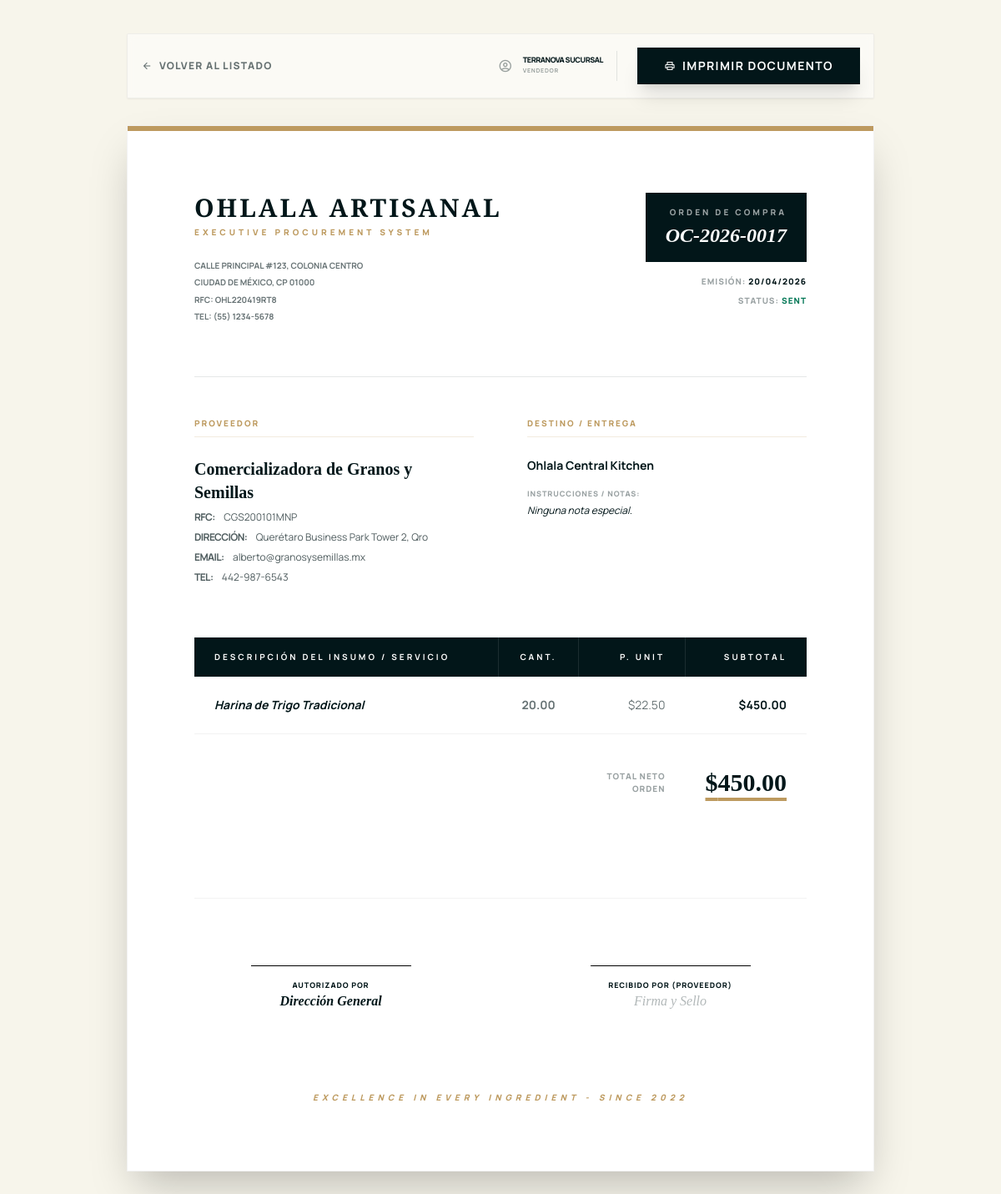
The page /modules/purchasing/ui/view_order.php?id=1 (signed in) on the database its author committed.
### tables this page shows
CREATE TABLE `pur_orders` (
  `id` int(11) NOT NULL AUTO_INCREMENT,
  `folio` varchar(50) NOT NULL,
  `request_id` int(11) DEFAULT NULL,
  `supplier_id` int(11) DEFAULT NULL,
  `total_amount` decimal(15,2) DEFAULT 0.00,
  `status` enum('draft','sent','confirmed','received','paid','cancelled') DEFAULT 'draft',
  `payment_terms` varchar(255) DEFAULT NULL,
  `expected_delivery_date` date DEFAULT NULL,
  `notes` text DEFAULT NULL,
  `created_at` datetime DEFAULT current_timestamp(),
  PRIMARY KEY (`id`),
  UNIQUE KEY `folio` (`folio`),
  KEY `request_id` (`request_id`),
  KEY `supplier_id` (`supplier_id`),
  CONSTRAINT `pur_orders_ibfk_1` FOREIGN KEY (`request_id`) REFERENCES `pur_requests` (`id`) ON DELETE SET NULL,
  CONSTRAINT `pur_orders_ibfk_2` FOREIGN KEY (`supplier_id`) REFERENCES `pur_suppliers` (`id`) ON DELETE SET NULL
);

CREATE TABLE `pur_suppliers` (
  `id` int(11) NOT NULL AUTO_INCREMENT,
  `name` varchar(255) NOT NULL,
  `rfc` varchar(20) DEFAULT NULL,
  `contact_person` varchar(255) DEFAULT NULL,
  `email` varchar(255) DEFAULT NULL,
  `phone` varchar(50) DEFAULT NULL,
  `address` text DEFAULT NULL,
  `created_at` datetime DEFAULT current_timestamp(),
  PRIMARY KEY (`id`)
);

CREATE TABLE `pur_order_items` (
  `id` int(11) NOT NULL AUTO_INCREMENT,
  `order_id` int(11) DEFAULT NULL,
  `description` varchar(255) NOT NULL,
  `quantity` decimal(15,2) NOT NULL,
  `unit_price` decimal(15,2) NOT NULL,
  `subtotal` decimal(15,2) NOT NULL,
  `created_at` datetime DEFAULT current_timestamp(),
  PRIMARY KEY (`id`),
  KEY `order_id` (`order_id`),
  CONSTRAINT `pur_order_items_ibfk_1` FOREIGN KEY (`order_id`) REFERENCES `pur_orders` (`id`) ON DELETE CASCADE
);

### modules/purchasing/ui/view_order.php (the view, shortened to what this page needs)
<?php
$id = (int)($_GET['id'] ?? 0);
$sql = "SELECT o.*, s.name as supplier_name, s.rfc, s.address as supplier_address, s.email as supplier_email, s.phone as supplier_phone
        FROM pur_orders o
        LEFT JOIN pur_suppliers s ON o.supplier_id = s.id
        WHERE o.id = $id";
$res = mysqli_query($conexion, $sql);
$order = mysqli_fetch_assoc($res);
?>
<!DOCTYPE html>
<html lang="es">
<head>
    <script src="https://cdn.tailwindcss.com"></script>
</head>
<body class="p-4 md:p-10 flex flex-col items-center">
    <div class="w-full max-w-4xl no-print flex justify-between items-center mb-8 bg-white/50 backdrop-blur-sm p-4 border border-black/5 rounded-sm shadow-sm">
        <a href="list_orders.php" class="flex items-center gap-2 text-xs font-black uppercase tracking-widest text-[#021619]/60 hover:text-[#021619] transition-all">
            <span class="material-symbols-outlined text-sm">arrow_back</span> Volver al Listado
        </a>
        <div class="flex items-center gap-6">
            <div class="hidden sm:flex items-center gap-3 px-4 py-1 border-r border-[#021619]/10">
                <span class="material-symbols-outlined text-[#021619]/40 text-lg font-variation-settings-fill-1">account_circle</span>
                <div class="flex flex-col text-left">
                    <span class="text-[9px] font-black text-[#021619] leading-none uppercase tracking-tighter"><?php echo htmlspecialchars($_SESSION['usuario_nombre']); ?></span>
                    <span class="text-[7px] font-bold text-[#021619]/40 uppercase tracking-widest mt-1"><?php echo htmlspecialchars($_SESSION['usuario_rol']); ?></span>
                </div>
            </div>
            <button onclick="window.print()" class="bg-[#021619] text-white px-8 py-3 font-bold text-sm tracking-widest hover:bg-black transition-all flex items-center gap-2 shadow-xl">
                <span class="material-symbols-outlined text-sm">print</span> IMPRIMIR DOCUMENTO
            </button>
        </div>
    </div>
    <div class="w-full max-w-4xl bg-white p-12 md:p-20 shadow-2xl relative border border-black/5">
        <div class="absolute top-0 left-0 w-full h-1.5 bg-[#BD9A5F]"></div>
        <header class="flex flex-col md:flex-row justify-between items-start gap-10 mb-16">
            <div class="flex-1">
                <h1 class="font-cinzel text-3xl font-bold tracking-widest text-[#021619] mb-1">OHLALA ARTISANAL</h1>
                <p class="text-[10px] font-black uppercase tracking-[0.4em] text-[#BD9A5F] mb-6">Executive Procurement System</p>
                <div class="text-[10px] space-y-1 opacity-60 leading-relaxed font-bold">
                    <p>CALLE PRINCIPAL #123, COLONIA CENTRO</p>
                    <p>CIUDAD DE MÉXICO, CP 01000</p>
                    <p>RFC: OHL220419RT8</p>
                    <p>TEL: (55) 1234-5678</p>
                </div>
            </div>
            <div class="text-right flex flex-col items-end">
                <div class="bg-[#021619] text-white px-6 py-4 mb-4">
                    <h2 class="text-[10px] font-black uppercase tracking-[0.3em] opacity-60 mb-1">Orden de Compra</h2>
                    <p class="font-serif text-2xl font-bold italic"><?php echo $order['folio']; ?></p>
                </div>
                <div class="text-[10px] font-black uppercase tracking-widest space-y-2">
                    <p><span class="opacity-40">Emisión:</span> <?php echo date('d/m/Y', strtotime($order['created_at'])); ?></p>
                    <p><span class="opacity-40">Status:</span> <span class="text-emerald-700 uppercase"><?php echo $order['status']; ?></span></p>
                </div>
            </div>
        </header>
        <div class="w-full h-px bg-[#021619]/10 mb-12"></div>
        <div class="grid grid-cols-1 md:grid-cols-2 gap-16 mb-16">
            <div>
                <h3 class="text-[10px] font-black uppercase tracking-[0.2em] text-[#BD9A5F] mb-6 border-b border-[#BD9A5F]/20 pb-2">Proveedor</h3>
                <p class="font-serif text-xl font-bold mb-2"><?php echo htmlspecialchars($order['supplier_name']); ?></p>
                <div class="text-xs space-y-2 opacity-70">
                    <p><span class="font-bold uppercase tracking-tighter mr-2">RFC:</span> <?php echo htmlspecialchars($order['rfc'] ?: 'N/A'); ?></p>
                    <p><span class="font-bold uppercase tracking-tighter mr-2">Dirección:</span> <?php echo nl2br(htmlspecialchars($order['supplier_address'])); ?></p>
                    <p><span class="font-bold uppercase tracking-tighter mr-2">Email:</span> <?php echo htmlspecialchars($order['supplier_email']); ?></p>
                    <p><span class="font-bold uppercase tracking-tighter mr-2">Tel:</span> <?php echo htmlspecialchars($order['supplier_phone']); ?></p>
                </div>
            </div>
            <div>
                <h3 class="text-[10px] font-black uppercase tracking-[0.2em] text-[#BD9A5F] mb-6 border-b border-[#BD9A5F]/20 pb-2">Destino / Entrega</h3>
                <p class="font-bold text-sm mb-4">Ohlala Central Kitchen</p>
                <div class="text-xs space-y-4">
                    <div>
                        <p class="font-black text-[9px] uppercase tracking-widest opacity-40 mb-1">Instrucciones / Notas:</p>
                        <p class="italic"><?php echo nl2br(htmlspecialchars($order['notes'] ?: 'Ninguna nota especial.')); ?></p>
                    </div>
                </div>
            </div>
        </div>
        <div class="mb-16">
            <table class="w-full text-left border-collapse">
                <thead>
                    <tr class="bg-[#021619] text-white text-[10px] font-black uppercase tracking-[3px]">
                        <th class="py-4 px-6 border-r border-white/10">Descripción del Insumo / Servicio</th>
                        <th class="py-4 px-6 border-r border-white/10 w-24 text-center">Cant.</th>
                        <th class="py-4 px-6 border-r border-white/10 w-32 text-right">P. Unit</th>
                        <th class="py-4 px-6 w-36 text-right">Subtotal</th>
                    </tr>
                </thead>
                <tbody class="text-sm">
                    <?php
                    $resItems = mysqli_query($conexion, "SELECT * FROM pur_order_items WHERE order_id = $id");
                    while($it = mysqli_fetch_assoc($resItems)):
                    ?>
                    <tr class="border-b border-black/5 hover:bg-gray-50/50 transition-colors">
                        <td class="py-6 px-6 font-bold text-[#021619] italic"><?php echo htmlspecialchars($it['description']); ?></td>
                        <td class="py-6 px-6 text-center font-bold opacity-60"><?php echo number_format($it['quantity'], 2); ?></td>
                        <td class="py-6 px-6 text-right font-body opacity-60">$<?php echo number_format($it['unit_price'], 2); ?></td>
                        <td class="py-6 px-6 text-right font-headline font-bold">$<?php echo number_format($it['subtotal'], 2); ?></td>
                    </tr>
                    <?php endwhile; ?>
                </tbody>
                <tfoot>
                    <tr>
                        <td colspan="2"></td>
                        <td class="py-10 px-6 text-right font-black text-[10px] uppercase tracking-widest opacity-40">Total Neto Orden</td>
                        <td class="py-10 px-6 text-right font-serif text-3xl font-bold decoration-[#BD9A5F] decoration-4 underline-offset-8 underline">$<?php echo number_format($order['total_amount'], 2); ?></td>
                    </tr>
                </tfoot>
            </table>
        </div>
        <footer class="mt-20 pt-20 border-t border-black/5 grid grid-cols-1 md:grid-cols-2 gap-20">
            <div class="text-center">
                <div class="w-48 h-px bg-black mx-auto mb-4"></div>
                <p class="text-[9px] font-black uppercase tracking-widest">Autorizado por</p>
                <p class="font-serif italic font-bold">Dirección General</p>
            </div>
            <div class="text-center">
                <div class="w-48 h-px bg-black mx-auto mb-4"></div>
                <p class="text-[9px] font-black uppercase tracking-widest">Recibido por (Proveedor)</p>
                <p class="font-serif italic opacity-30 italic">Firma y Sello</p>
            </div>
        </footer>
        <div class="mt-24 text-center">
            <p class="text-[10px] text-[#BD9A5F] font-black uppercase tracking-[0.5em] italic">Excellence in Every Ingredient - Since 2022</p>
        </div>
    </div>
</body>
</html>

### modules/purchasing/ui/view_order.php (style rules this page uses)
body { font-family: 'Manrope', sans-serif; background-color: #F7F5EB; color: #021619; }
.font-serif { font-family: 'Playfair Display', serif; }
.font-cinzel { font-family: 'Cinzel', serif; }

### rows shown on the page
pur_orders: folio "OC-2026-0017", created_at "20/04/2026", status "SENT", supplier.name "Comercializadora de Granos y Semillas", supplier.rfc "CGS200101MNP", supplier.address "Querétaro Business Park Tower 2, Qro", supplier.email "alberto@granosysemillas.mx", supplier.phone "442-987-6543", notes "Ninguna nota especial.", total_amount "450.00"
pur_order_items: description "Harina de Trigo Tradicional", quantity "20.00", unit_price "22.50", subtotal "450.00"

### other values the page prints
$_SESSION['usuario_nombre'] "TERRANOVA SUCURSAL"
$_SESSION['usuario_rol'] "VENDEDOR"
